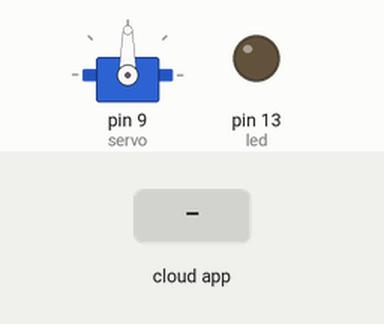
Recording of a sketch running on a simulated Arduino Uno, built with avr-gcc and run on an emulated ATmega328P. Parts: servo, output pins drawn as LEDs (lit = HIGH). Inputs (shaded band) come from the test bench. The ROS host is connected and sends only what is stated.

Above: at 1.2 s.
1.3 s: the phone or cloud app sets servo to 0
At 3.2 s:
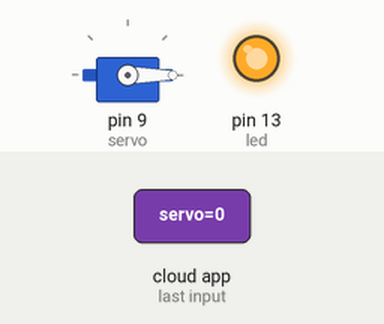
3.5 s: the phone or cloud app sets servo to 45
At 5.0 s:
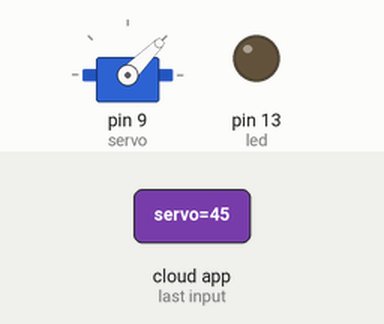
5.3 s: the phone or cloud app sets servo to 180
At 7.5 s:
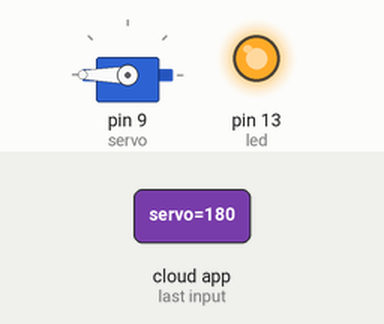
7.8 s: the phone or cloud app sets servo to 90
At 7.95 s:
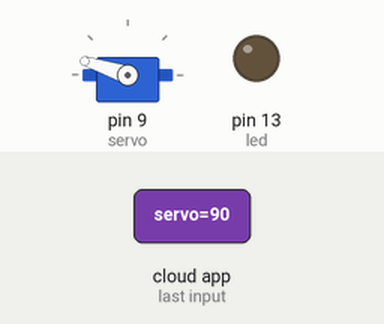
10.0 s: the phone or cloud app sets servo to 180
At 10.15 s:
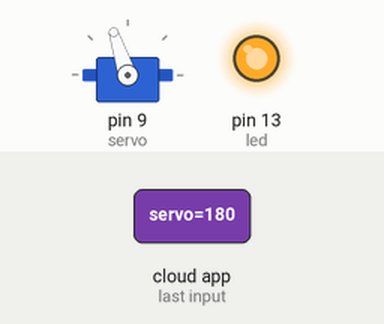
12.2 s: the phone or cloud app sets servo to 0
At 14.0 s:
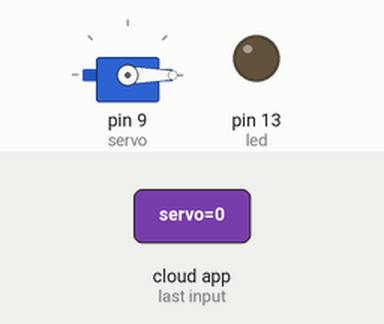
Timing chart, 0 to 15.5 s (numbered marks = the images above; inputs shaded):
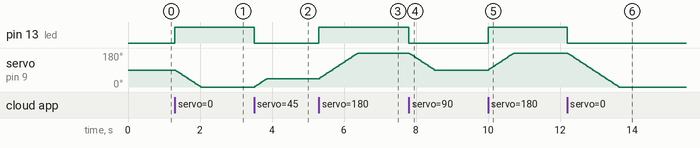

Measured:
- after the input at 1.3 s, pin 13 (led): LOW → HIGH at once; servo on pin 9 (servo): moves from 90° to 0° over 0.70 s, starting at once
- after the input at 3.5 s, pin 13 (led): HIGH → LOW at once; servo on pin 9 (servo): moves from 0° to 45° over 0.34 s, starting at once
- after the input at 5.3 s, pin 13 (led): LOW → HIGH at once; servo on pin 9 (servo): moves from 45° to 180° over 1.1 s, starting at once
- after the input at 7.8 s, pin 13 (led): HIGH → LOW at once; servo on pin 9 (servo): moves from 180° to 90° over 0.70 s, starting at once
- after the input at 10.0 s, pin 13 (led): LOW → HIGH at once; servo on pin 9 (servo): moves from 90° to 180° over 0.70 s, starting at once
- after the input at 12.2 s, pin 13 (led): HIGH → LOW at once; servo on pin 9 (servo): moves from 180° to 0° over 1.4 s, starting at once

The sketch:

ServoControl_mod.ino
```cpp
/*
   rosserial Servo Control Example

   This sketch demonstrates the control of hobby R/C servos
   using ROS and the arduiono

   For the full tutorial write up, visit
   www.ros.org/wiki/rosserial_arduino_demos

   For more information on the Arduino Servo Library
   Checkout :
   http://www.arduino.cc/en/Reference/Servo
*/

#if (ARDUINO >= 100)
#include <Arduino.h>
#else
#include <WProgram.h>
#endif

#include <Servo.h>
#include <ros.h>
#include <std_msgs/Int16.h>

int oldpos = 90;
int pos = 90;
int newpos = 90;
unsigned long previousMillis = 0;
const long interval = 8;//delay for servo 'step'
ros::NodeHandle  nh;

Servo servo;

void servo_cb( const std_msgs::Int16 & cmd_msg) {
  newpos = cmd_msg.data;


  //servo.write(cmd_msg.data); //set servo angle, should be from 0-180
  digitalWrite(13, HIGH - digitalRead(13)); //toggle led

}


ros::Subscriber<std_msgs::Int16> sub("servo", servo_cb);

void setup() {
  pinMode(13, OUTPUT);
  Serial.begin(115200);// set baud
  nh.getHardware()->setBaud(115200);

  nh.initNode();
  nh.subscribe(sub);

  servo.attach(9); //attach it to pin 9


  servo.write(90); //default position
}

void loop() {
  nh.spinOnce();
   unsigned long currentMillis = millis();
     if (currentMillis - previousMillis >= interval) {

         previousMillis = currentMillis;
  if (pos < newpos) {
    pos += 1;
    if (pos > 180) {
      pos == 180;
    }
    servo.write(pos);
  }

  if (pos > newpos) {
    pos -= 1;
    if (pos < 0) {
      pos == 0;
    }
    servo.write(pos);
  }

     }
     //delay(1);
}
```
